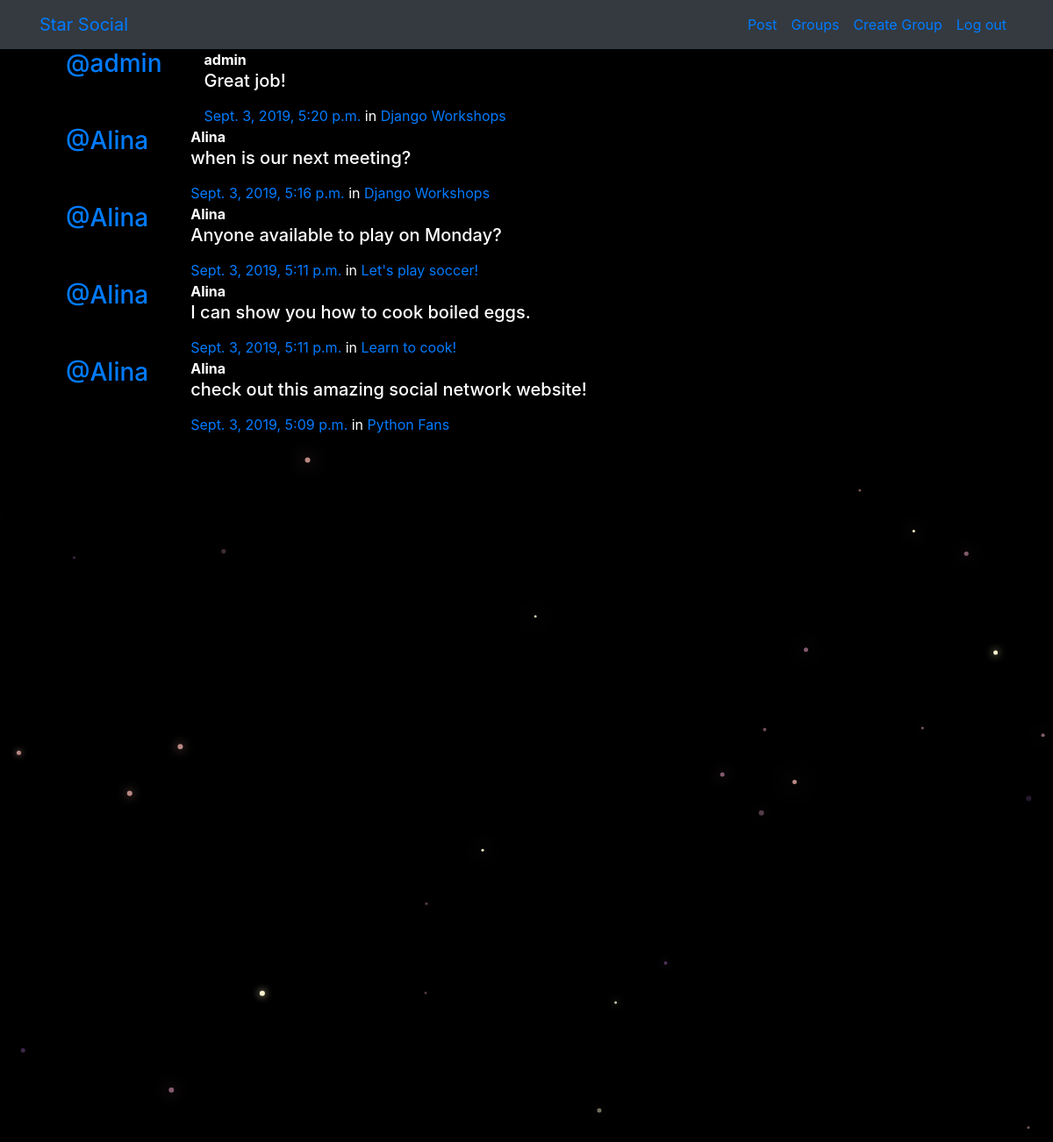
The page /posts/ (signed in) on the database its author committed.
### posts/models.py (models this page shows, shortened)
class Post(models.Model):
    user = models.ForeignKey(User, related_name="posts",on_delete=models.CASCADE)
    created_at = models.DateTimeField(auto_now=True)
    message = models.TextField()
    message_html = models.TextField(editable=False)
    group = models.ForeignKey(Group, related_name="posts",null=True, blank=True,on_delete=models.CASCADE)
    class Meta:
        ordering = ["-created_at"]
        unique_together = ["user", "message"]

### groups/models.py (models this page shows, shortened)
class Group(models.Model):
    name = models.CharField(max_length=255, unique=True)
    slug = models.SlugField(allow_unicode=True, unique=True)
    description = models.TextField(blank=True, default='')
    description_html = models.TextField(editable=False, default='', blank=True)
    members = models.ManyToManyField(User,through="GroupMember")
    class Meta:
        ordering = ["name"]

### posts/views.py (the view)
# urls.py: path('', views.PostList.as_view(), name="all"),
class PostList(SelectRelatedMixin, generic.ListView):
    model = models.Post
    select_related = ("user", "group")

### posts/templates/posts/post_list.html (shortened to what this page needs)
{% extends "posts/post_base.html" %}
{% load humanize %}
{% block post_content %}
<div class="col-md-8">
	{% for post in post_list %}
  {% include "posts/_post.html" %}
	{% endfor %}
</div>
{% endblock %}

### posts/templates/posts/_post.html (shortened to what this page needs)
<div class="media">
	<h3 class="mr-5"><a href="{% url 'posts:for_user' username=post.user.username %}">@{{ post.user.username }}</a></h3>
	<div class="media-body">
		<strong>{{ post.user.username }}</strong>
		<h5>{{ post.message_html|safe }}</h5>
			<time class="time"><a href="{% url 'posts:single' username=post.user.username pk=post.pk %}">{{ post.created_at }}</a></time>
			{% if post.group %}
			<span class="group-name">in <a href="#">{{ post.group.name }}</a></span>
			{% endif %}
	</div>
</div>

### static/socialnetwork/css/master.css (style rules this page uses)
body { margin: 0; overflow: hidden; background-color: black; color:white; }

### rows shown on the page
Post: user.username "admin", message_html "Great job!", created_at "Sept. 3, 2019, 5:20 p.m.", group.name "Django Workshops"
Post: user.username "Alina", message_html "when is our next meeting?", created_at "Sept. 3, 2019, 5:16 p.m.", group.name "Django Workshops"
Post: user.username "Alina", message_html "Anyone available to play on Monday?", created_at "Sept. 3, 2019, 5:11 p.m.", group.name "Let's play soccer!"
Post: user.username "Alina", message_html "I can show you how to cook boiled eggs.", created_at "Sept. 3, 2019, 5:11 p.m.", group.name "Learn to cook!"
Post: user.username "Alina", message_html "check out this amazing social network website!", created_at "Sept. 3, 2019, 5:09 p.m.", group.name "Python Fans"
